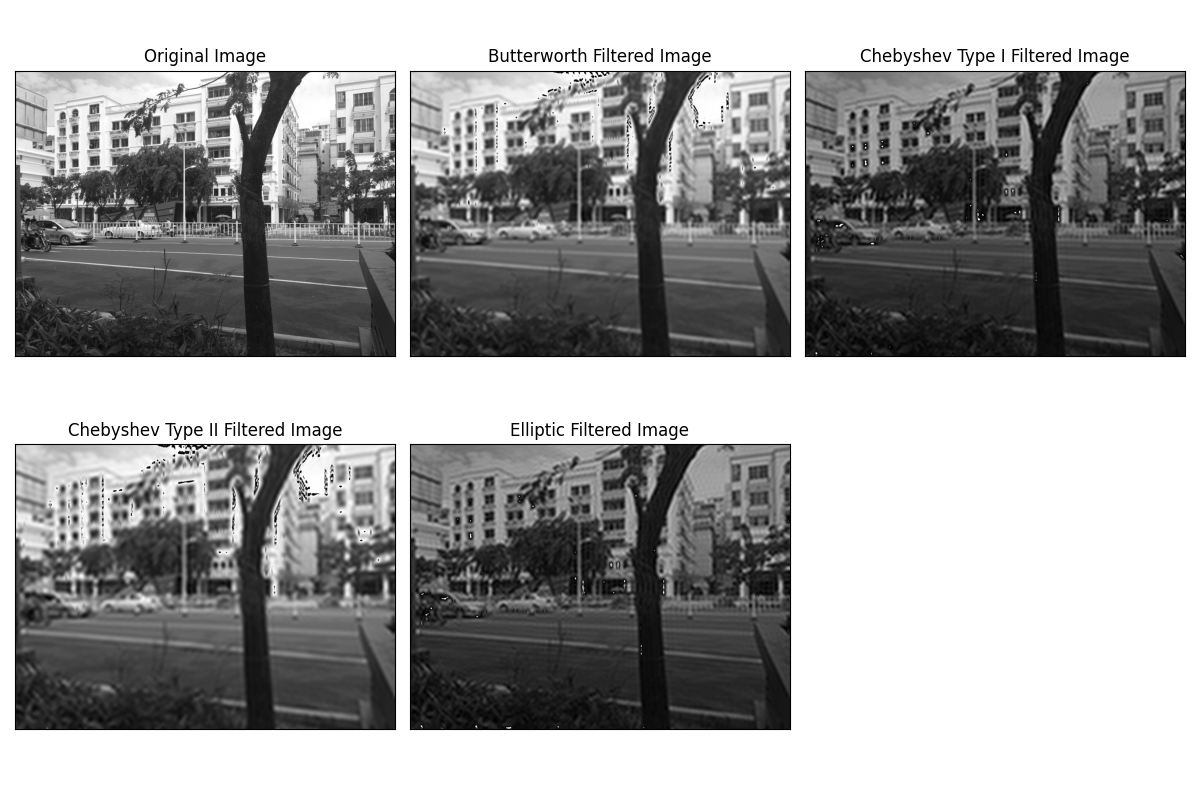

Write Python code to recreate this figure.
import numpy as np
import matplotlib.pyplot as plt
from scipy.signal import butter, cheby1, cheby2, ellip, filtfilt
import cv2

# 滤波器设计参数
order = 4  # 滤波器阶数
cutoff = 0.1  # 截止频率（归一化频率，0.1 对应于 Nyquist 频率的 10%）

# 设计 Butterworth 滤波器
b_butter, a_butter = butter(order, cutoff, btype='low', analog=False)

# 设计 Chebyshev Type I 滤波器
b_cheby1, a_cheby1 = cheby1(order, 1, cutoff, btype='low', analog=False)

# 设计 Chebyshev Type II 滤波器
b_cheby2, a_cheby2 = cheby2(order, 20, cutoff, btype='low', analog=False)

# 设计 Elliptic 滤波器
b_ellip, a_ellip = ellip(order, 1, 20, cutoff, btype='low', analog=False)

# 读取图像并转换为灰度图像
image = cv2.imread('demo.jpg', cv2.IMREAD_GRAYSCALE)

# 对图像的每一行和每一列应用滤波器
def apply_filter(image, b, a):
    filtered_image = np.zeros_like(image)
    # 对每一行应用滤波器
    for i in range(image.shape[0]):
        filtered_image[i, :] = filtfilt(b, a, image[i, :])
    # 对每一列应用滤波器
    for j in range(image.shape[1]):
        filtered_image[:, j] = filtfilt(b, a, filtered_image[:, j])
    return filtered_image

# 应用不同的滤波器
image_butter = apply_filter(image, b_butter, a_butter)
image_cheby1 = apply_filter(image, b_cheby1, a_cheby1)
image_cheby2 = apply_filter(image, b_cheby2, a_cheby2)
image_ellip = apply_filter(image, b_ellip, a_ellip)

# 绘制原始图像和滤波后的图像
plt.figure(figsize=(12, 8))
plt.subplot(231), plt.imshow(image, cmap='gray')
plt.title('Original Image'), plt.xticks([]), plt.yticks([])

plt.subplot(232), plt.imshow(image_butter, cmap='gray')
plt.title('Butterworth Filtered Image'), plt.xticks([]), plt.yticks([])

plt.subplot(233), plt.imshow(image_cheby1, cmap='gray')
plt.title('Chebyshev Type I Filtered Image'), plt.xticks([]), plt.yticks([])

plt.subplot(234), plt.imshow(image_cheby2, cmap='gray')
plt.title('Chebyshev Type II Filtered Image'), plt.xticks([]), plt.yticks([])

plt.subplot(235), plt.imshow(image_ellip, cmap='gray')
plt.title('Elliptic Filtered Image'), plt.xticks([]), plt.yticks([])

# 保存结果
plt.tight_layout()
plt.savefig('filtered_images.png')
plt.show()